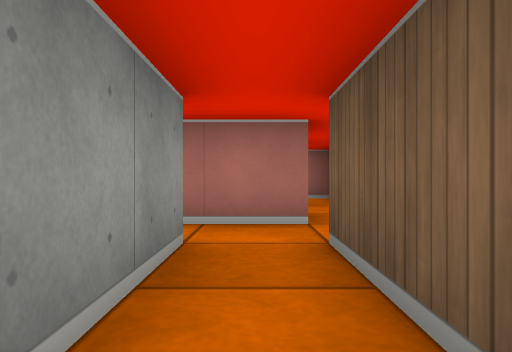
view 1 (above)

18 first-person views from a walk through a cub3D maze. The camera is about half as high as the walls, looks level and sees 70° across. The floor is counted in squares. Each view is taken from the middle of a square. On the plan, view 1 faces up. The plan holds only what a view shows up to about 9 squares ahead; the rest is blank.

view 2
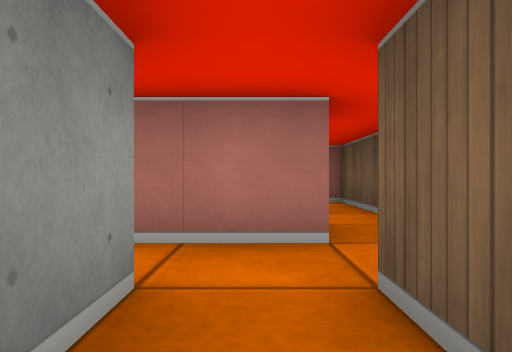

view 3
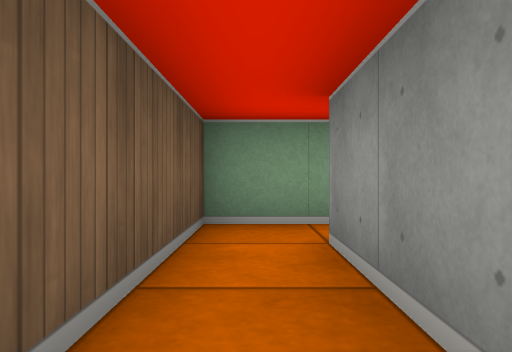

view 4
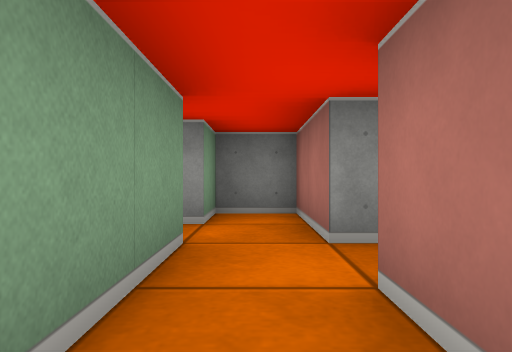

view 5
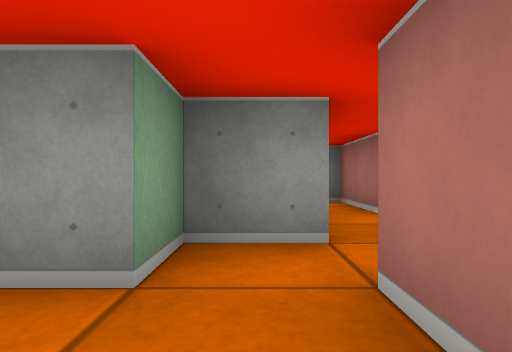

view 6
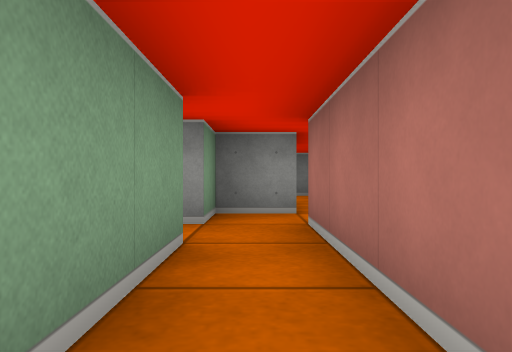

view 7
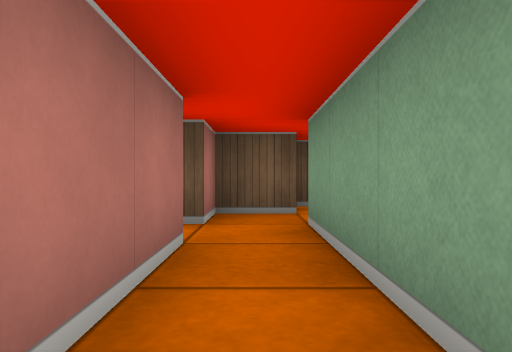

view 8
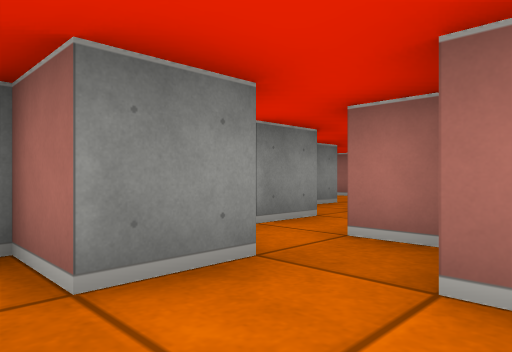

view 9
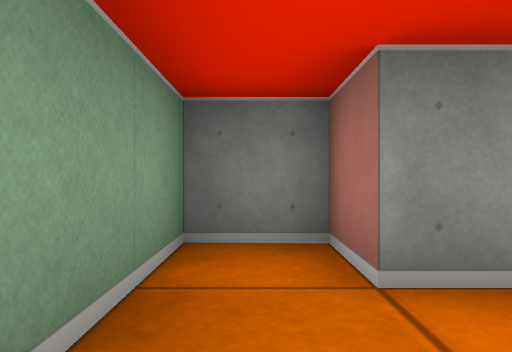

view 10
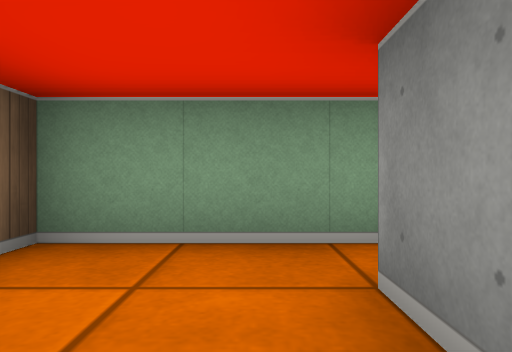

view 11
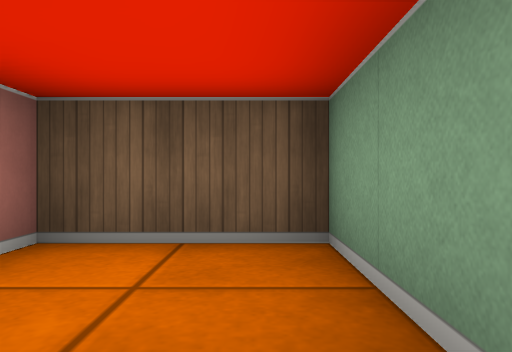

view 12
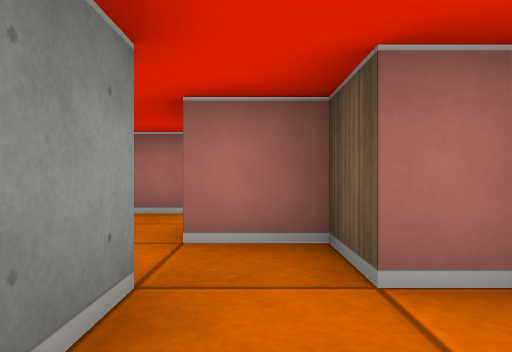

view 13
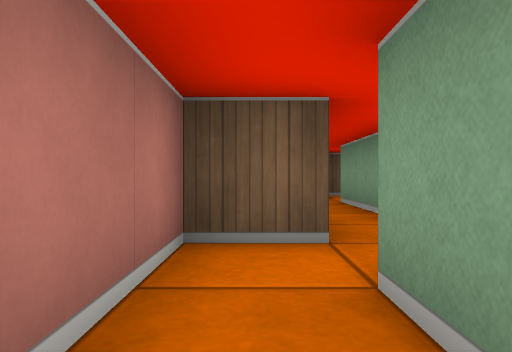

view 14
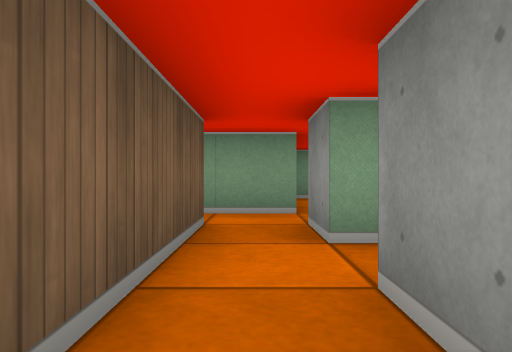

view 15
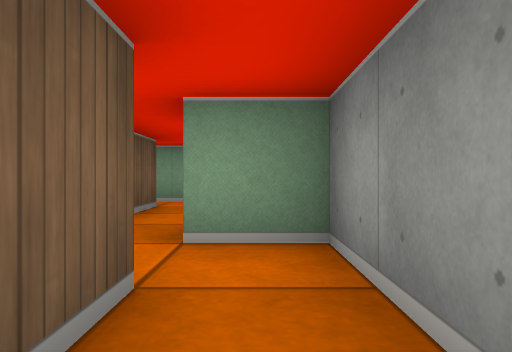

view 16
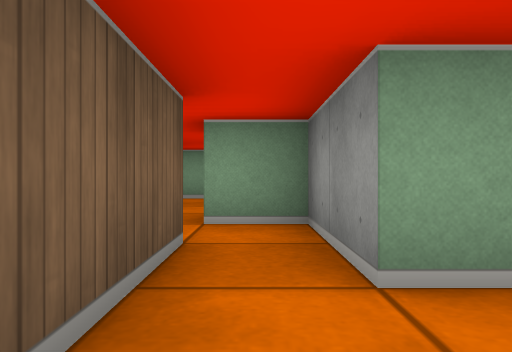

view 17
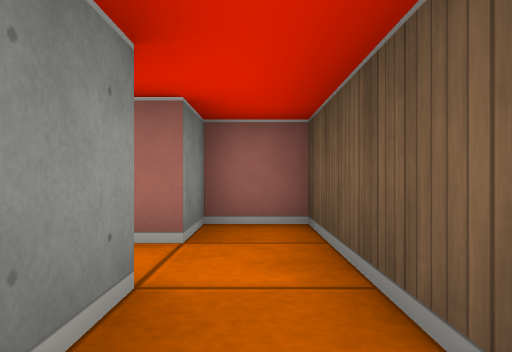

view 18
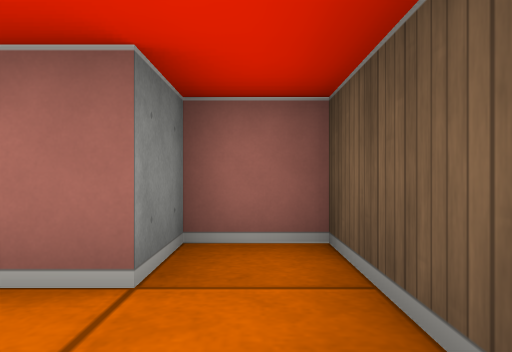

### Floor plan
Points are (right, up) in squares from view 1. A wall is a line through its corners. A room is listed if a view was taken in it or the views show most of it. See-through windows are left out.
Room 1 (view 1)
walls: (-0.8, -0.5) (0.5, -0.5) (0.5, 0.5)
ways out: opening at (0, 1.5) to room 2
Room 2 (views 2, 3, 4, 5, 7, 13)
walls: (0.5, 3.5) (-1.5, 3.5) (-1.5, 2.5) (-0.5, 2.5) (-0.5, 0.5); (0.5, 0.5) (0.5, 2.5) (2.5, 2.5) (2.5, 1.5) (3.5, 1.5) (3.5, 0.9); (4.5, 1.5) (6.5, 1.5); (6.5, 2.5) (3.5, 2.5) (3.5, 3.5) (1.5, 3.5)
ways out: opening at (0, 1.5) to room 1; opening at (5.5, 2) to room 3; opening at (1, 4) to room 4; opening at (4, 1)
Room 3 (views 6, 8, 9, 10, 11, 12)
walls: (6.5, 1.5) (7.5, 1.5) (7.5, 0.5) (6.5, 0.5) (6.5, -0.5) (9.5, -0.5) (9.5, 1.5) (8.5, 1.5) (8.5, 2.5) (7.5, 2.5)
ways out: opening at (5.5, 2) to room 2; opening at (7, 3)
Room 4 (view 14)
walls: (0.5, 4.5) (0.5, 3.5); (0.5, 6.5) (0.5, 5.5); (1.5, 3.5) (1.5, 7.5) (1, 7.5)
ways out: opening at (1, 4) to room 2; opening at (0, 7) to room 5
Room 5 (views 15, 16, 17, 18)
walls: (-0.5, 8.5) (-0.5, 6.5) (0.5, 6.5); (0.5, 7.5) (0.5, 10.5) (-0.5, 10.5) (-0.5, 9.5)
ways out: opening at (0, 7) to room 4; opening at (-1, 9)

Positions as (right, up) in squares from view 1, and headings:
1: (0, 0), facing up
2: (0, 1), facing up
3: (0, 3), facing down
4: (3, 3), facing left
5: (5, 2), facing left
6: (7, 2), facing left
7: (4, 2), facing right
8: (9, 0), facing up-left
9: (9, 0), facing left
10: (8, 2), facing down
11: (7, 0), facing right
12: (8, 0), facing up
13: (1, 3), facing right
14: (1, 7), facing down
15: (0, 9), facing down
16: (0, 10), facing down
17: (0, 7), facing up
18: (0, 8), facing up
